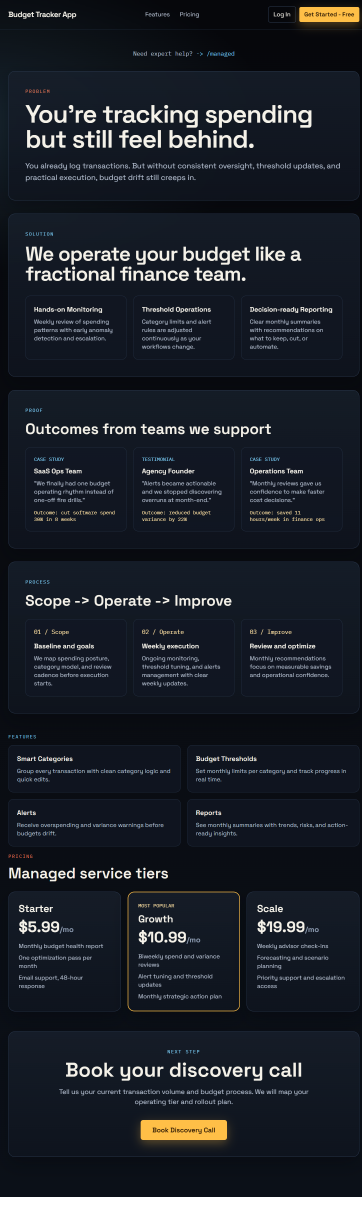
#> input picture docs/media/layout-video/01-landing.png, 1084 x 3621 px (shown at 1/3 size)
$ python build_layout_video.py
#> lines starting #> are read from the running program, lines starting #| are printed output that depends on the picture
from pathlib import Path
import numpy as np
from PIL import Image, ImageOps, ImageDraw, ImageFont
import imageio.v2 as imageio

ROOT = Path(__file__).resolve().parents[1]
media_dir = ROOT / "docs" / "media" / "layout-video"
out_path = media_dir / "layout-preview.mp4"

slides = [
    ("01-landing.png", "Landing Page"),
    ("02-login.png", "Login"),
    ("03-dashboard.png", "Dashboard"),
    ("04-add-transaction.png", "Add Transaction"),
    ("05-settings.png", "Settings"),
]

size = (1920, 1080)
fps = 30
seconds_per_slide = 3
frames_per_slide = fps * seconds_per_slide

try:
    font = ImageFont.truetype("arial.ttf", 42)
except OSError:
    font = ImageFont.load_default()

with imageio.get_writer(out_path, fps=fps, codec="libx264", quality=8, macro_block_size=None) as writer:
    for file_name, label in slides:
        img_path = media_dir / file_name
        if not img_path.exists():
            continue

        img = Image.open(img_path).convert("RGB")
#> img is the input picture: PIL image 1084x3621 RGB; mean R, G, B 28.3, 33, 41.1
        framed = ImageOps.pad(img, size, method=Image.Resampling.LANCZOS, color=(9, 12, 11), centering=(0.5, 0.5))
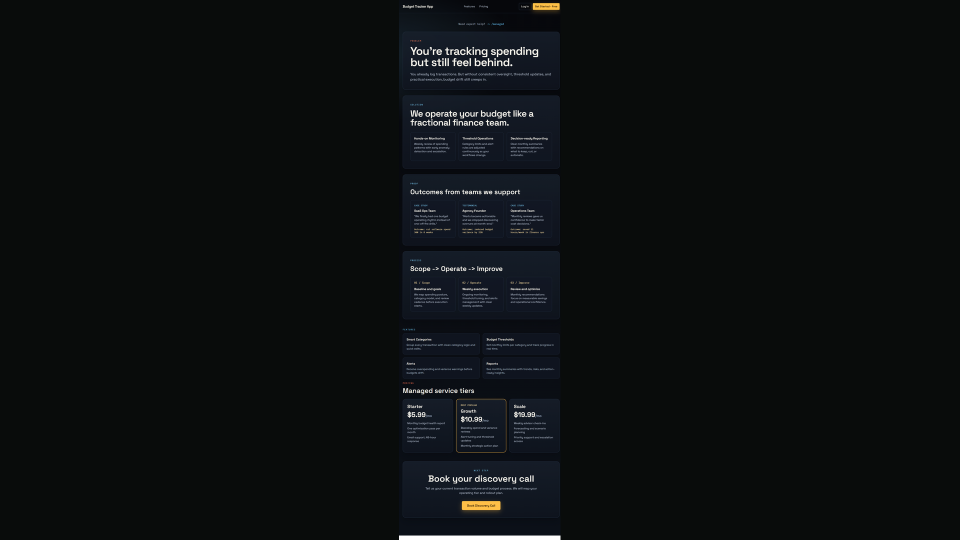
#> framed: PIL image 1920x1080 RGB (shown at 1/2 size); mean R, G, B 12.2, 15.5, 16.1

        draw = ImageDraw.Draw(framed, "RGBA")
        overlay_h = 90
        draw.rectangle((0, size[1] - overlay_h, size[0], size[1]), fill=(0, 0, 0, 115))
        draw.text((48, size[1] - 62), label, fill=(242, 245, 243), font=font)

        frame = np.array(framed)
        for _ in range(frames_per_slide):
#> (the run stopped early here; a loop or call above may not have finished)
